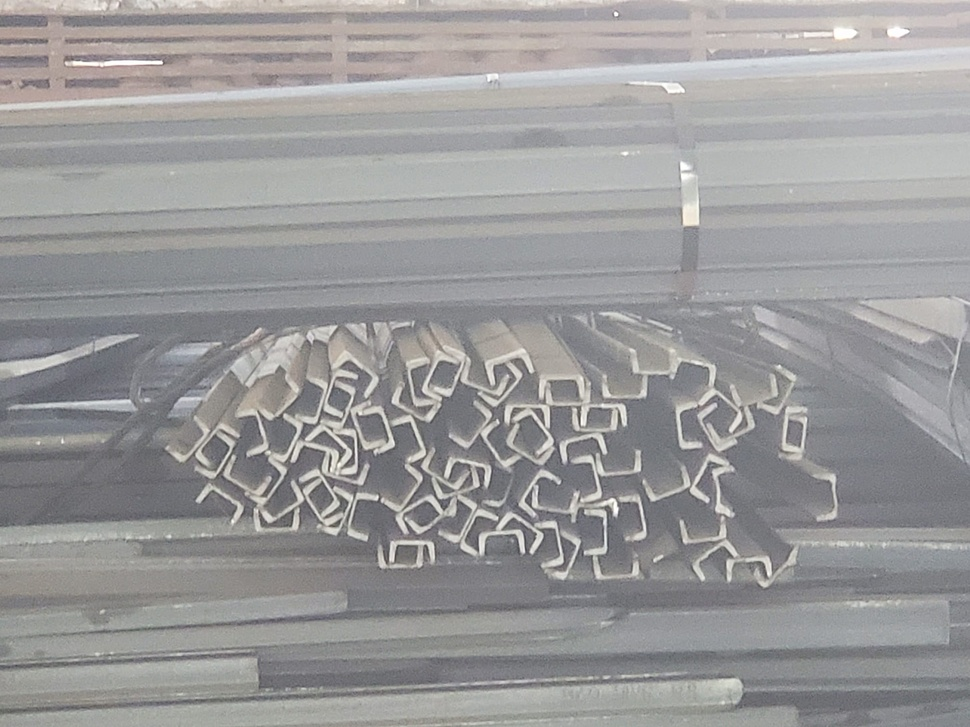
#> input picture archive/Dataset/image1/image1.jpeg, 970 x 727 px, shrunk from 2016 x 1512 before the run; its folder holds only this picture in this run
$ jupyter execute --allow-errors hu_moments.ipynb
#> lines starting #> are read from the running program, lines starting #| are printed output that depends on the picture
[cell 1]
import os
import cv2
import numpy as np
import pandas as pd
from sklearn.svm import SVC as SVM
from sklearn.preprocessing import StandardScaler
from sklearn.neighbors import NearestCentroid as NC
from sklearn.model_selection import train_test_split as data_split
from sklearn.discriminant_analysis import LinearDiscriminantAnalysis as LDA
from sklearn.discriminant_analysis import QuadraticDiscriminantAnalysis as QDA

[cell 2]
classes = {
	"image1"   : 1,
	"image2"   : 2,
	"image3"     : 3,
	"image4" : 4
}

classifiers = {
	"NC"         : NC(),
	"LDA"        : LDA(),
	"QDA"        : QDA(),
	"SVM_linear" : SVM(kernel="linear"),
	"SVM_radial" : SVM(kernel="rbf")
}

[cell 3]
def feature_extraction(data_file, dataset="./Dataset/"):
#> called with data_file = 'hu_moments.csv', dataset = './Dataset/'
	dump = []

	print("Extracting Hu moments...")

	for c, idx in classes.items():
		class_folder = dataset + "{}/".format(c)

		for f in os.listdir(class_folder):
			fpath = class_folder + f
			sample = (f.replace(".jpeg", ""))

			img = cv2.imread(fpath, cv2.IMREAD_GRAYSCALE)
#> img: shape (727, 970); min 64, max 255, mean 154
			img = cv2.bitwise_not(img)
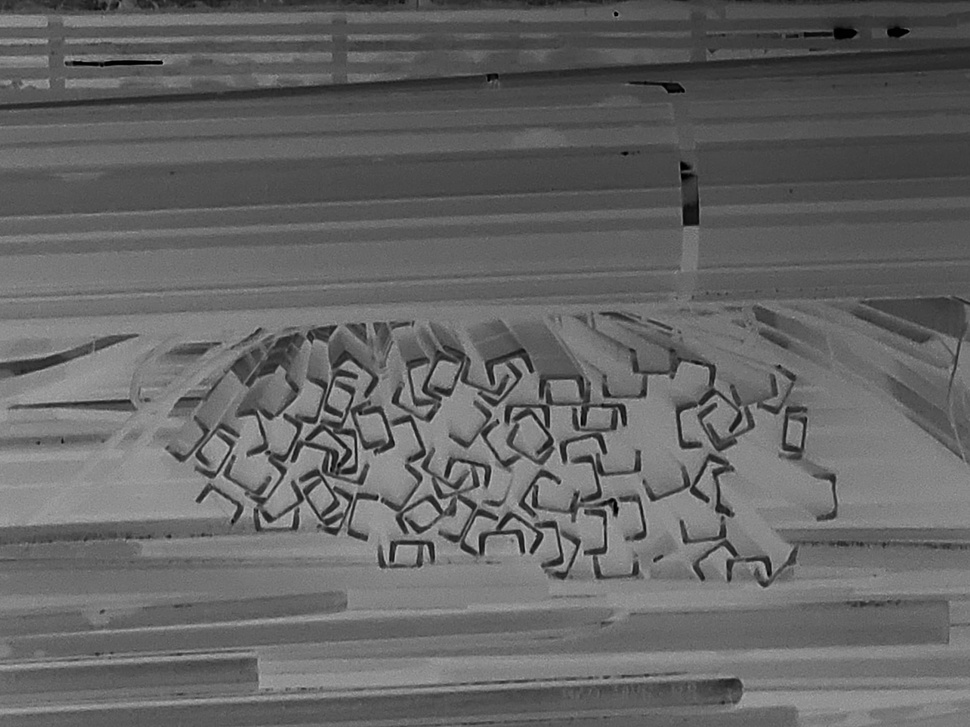
#> img: shape (727, 970); min 0, max 191, mean 101
			hu = cv2.HuMoments(cv2.moments(img))
#> hu = [0.00168, 2.95e-07, 1.5e-11, 8.65e-12, -7.91e-23, -2.24e-15, -5.89e-23]
			print(f"moments:{f}->", hu)
#| moments:image1.jpeg-> [[ 1.67729909e-03]
#|  [ 2.95249781e-07]
#|  [ 1.50239858e-11]
#|  [ 8.65172352e-12]
#|  [-7.91135262e-23]
#|  [-2.23721255e-15]
#|  [-5.89118569e-23]]

			for i in range(0, len(hu)):
				hu[i] = -1 * np.sign(hu[i]) * np.log10(np.abs(hu[i]))
#> this loop made 7 passes
#> after the loop, hu = [2.78, 6.53, 10.82, 11.06, -22.1, -14.65, -22.23]
				# dump.append(hu[i])

			hu = hu.reshape((1, 7)).tolist()[0] + [sample, idx]
#> hu = [2.78, 6.53, 10.82, 11.06, -22.1, -14.65, -22.23, 'image1', 1]
			dump.append(hu)

		print(c, "ok!")

	cols = ["hu1", "hu2", "hu3", "hu4", "hu5", "hu6", "hu7", "sample", "class"]

	df = pd.DataFrame(dump, columns=cols)
	df.to_csv(data_file, index=None)

	print("Extraction done!")

[cell 4]
data_file = "hu_moments.csv"

#> (the rest of this cell did not finish here and is left out)

[cell 5]
def classification(data_file, rounds=100, remove_disperse=[]):
#> called with data_file = 'hu_moments.csv', rounds = 100
	df = pd.read_csv(data_file)
#> (reads archive/hu_moments.csv from the repository)
	df = df.drop(["sample"], axis=1)

	if remove_disperse:
		df = df.drop(remove_disperse, axis=1)

	X = df.drop(["class"], axis=1)
	y = df["class"]

	ans = {key: {"score" : []} for key, value in classifiers.items()}

	print("Classifying...")

	for i in range(rounds):
		X_train, X_test, y_train, y_test = data_split(X, y, test_size=0.3)

		for name, classifier in classifiers.items():
			scaler = StandardScaler()
			scaler.fit(X_train)
			X_train = scaler.transform(X_train)
			X_test = scaler.transform(X_test)

			classifier.fit(X_train, y_train)
			score = classifier.score(X_test, y_test)

			ans[name]["score"].append(score)

	print("Classification done!")

	return ans
